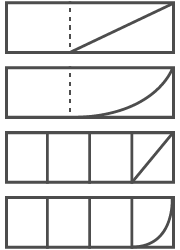
#> input picture Image_Sources/Launchnik_transition_diagrams_fill-in_inactive.png, 180 x 250 px; its folder holds 4 pictures in this run
$ python make-cv-labels.py
#> lines starting #> are read from the running program, lines starting #| are printed output that depends on the picture
#!/usr/bin/env -S uv run --script
# /// script
# requires-python = ">=3.10"
# dependencies = ["pillow"]
# ///
"""Builds the labels of the CV outputs (see "Label" and "CV output" in
CONTEXT.md):

- GUI2D/Labels_Output_56frames.png holds the labels below the launch buttons
  of one scene from 3 to 8, each of which stands for a CV output in clip
  editing, fill-in editing, landing editing, intro editing and outro
  editing. Every launch button has two
  lines: on top the unipolar value on the left and the bipolar value on the
  right, or in the last track the transitions OFF A B C D; below it the
  pattern. The frames are: all unlit, then in yellow, orange, blue, pink and
  turquoise each the patterns lit, the unipolar values lit with each of the five
  transitions, and the bipolar values lit with each of the five transitions.
  The six scenes share it.
- GUI2D/Transition_Diagrams_6frames.png holds the five sets of transition
  diagrams to the right of the scene buttons, one above the other:
  TRANSITION, FILL-IN, LANDING, INTRO and OUTRO, each with its letters A to D
  and its four diagrams. An intro moves like a clip or a fill-in, towards
  the switch point; an outro like a landing, away from it. In the first
  frame all are grey; in the others one set is lit, TRANSITION in yellow,
  FILL-IN in orange, LANDING in blue, INTRO in pink or OUTRO in turquoise,
  with its diagrams in colour.
- GUI2D/Labels_Back.png holds every caption of the back panel, as large as
  the panel: CV OUT and, left of the first track, the names of the CV modes with lines to the
  positions of the switch.

It also copies the CV mode switch into GUI2D.
Front labels are set in Arial Bold like those of tools/make-label-strips.sh,
back ones in Arial. The layout numbers must match GUI2D/device_2D.lua.

Needs uv. Run: tools/make-cv-labels.py
"""
import shutil
from pathlib import Path

from PIL import Image, ImageDraw, ImageFont

ROOT = Path(__file__).resolve().parent.parent
GUI = ROOT / "GUI2D"
SOURCES = ROOT / "Image_Sources"
STOCK = ROOT.parent.parent.parent / "RE2D_Stock_Graphics_1_1"

BOLD = "/System/Library/Fonts/Supplemental/Arial Bold.ttf"
REGULAR = "/System/Library/Fonts/Supplemental/Arial.ttf"

UNLIT = "#4d4d4d"
YELLOW = "#fafe07"
ORANGE = "#fe881c"
BLUE = "#0598fe"
PINK = "#fd3aa9"
TURQUOISE = "#21ffc2"
EDITING_COLOURS = (YELLOW, ORANGE, BLUE, PINK, TURQUOISE)
BACK_TEXT = "#e0e0e0"

# The launch buttons, as in tools/make-label-strips.sh.
TRACK_PITCH = 283
BUTTON_WIDTH = 205
LAUNCH_MARGIN = 25
LAUNCH_WIDTH = 2240

# One frame of the labels of a scene: the values on top, the pattern 32
# pixels below them.
OUTPUT_FRAME_HEIGHT = 75
PATTERN_LINE_TOP = 32
VALUE_SIZE = 32
PATTERN_SIZE = 36

UNIPOLAR = ["0", "16.6", "33.3", "50", "66.6", "83.3", "100"]
BIPOLAR = ["-100", "-66.6", "-33.3", "0", "+33.3", "+66.6", "+100"]
TRANSITIONS = ["OFF", "A", "B", "C", "D"]

# The sets of transition diagrams, within a frame of their film strip: the
# frame's size, and for each set, SET_PITCH pixels apart, where its heading
# and the middle of its letters go, and where its diagram is, with the middle
# of its four boxes DIAGRAM_ROWS pixels below its top. The frame sits at
# 3327, 555 on the front panel (see GUI2D/device_2D.lua).
DIAGRAMS_SIZE = (250, 1690)
SET_PITCH = 345
HEADING_LEFT = 16
HEADING_TOP = 9
LETTER_CENTRE = 29
DIAGRAM_LEFT = 60
DIAGRAM_TOP = 60
DIAGRAM_ROWS = [28, 92, 156, 219]
# Each set: its heading, the colour it is lit in, and its diagrams lit and
# grey.
DIAGRAM_SETS = [
	("TRANSITION", YELLOW, "fill-in"),
	("FILL-IN", ORANGE, "fill-in"),
	("LANDING", BLUE, "landing"),
	("INTRO", PINK, "fill-in"),
	("OUTRO", TURQUOISE, "landing"),
]

# The back panel: the jacks of track 1 start 840 pixels from the left, 300
# apart, the jacks of output A 965 pixels from the top, 240 apart; a jack is
# 80 pixels wide and 90 high. The switches stand 90 pixels left of their
# jacks.
PANEL_SIZE = (3770, 2760)
JACK_LEFT = 840
JACK_TOP = 965
JACK_PITCH = 300
OUTPUT_PITCH = 240
JACK_WIDTH = 80
JACK_HEIGHT = 90
SWITCH_LEFT = JACK_LEFT - 90
TRACK_COUNT = 8
OUTPUT_LETTERS = "ABCDEF"


def font(path, size):
	return ImageFont.truetype(path, size)


def draw_text(draw, xy, text, fill, typeface, anchor):
	draw.text(xy, text, fill=fill, font=typeface, anchor=anchor)


def output_frame(top_colour, bottom_colour, lit):
	"""One frame of a scene's labels. lit is "patterns", ("unipolar", t) or
	("bipolar", t); everything else is unlit."""
#> called with top_colour = '#4d4d4d', bottom_colour = '#4d4d4d'
	image = Image.new("RGBA", (LAUNCH_WIDTH, OUTPUT_FRAME_HEIGHT))
#> image: PIL image 2240x75 RGBA; every value is 0
	draw = ImageDraw.Draw(image)
	values = font(BOLD, VALUE_SIZE)
	patterns = font(BOLD, PATTERN_SIZE)
	kind, transition = lit if isinstance(lit, tuple) else (lit, None)
	for track in range(8):
		left = LAUNCH_MARGIN + TRACK_PITCH * track
		centre = left + BUTTON_WIDTH // 2
		if track < 7:
			draw_text(draw, (left, 0), UNIPOLAR[track], top_colour if kind == "unipolar" else UNLIT, values, "la")
			draw_text(draw, (left + BUTTON_WIDTH, 0), BIPOLAR[track], top_colour if kind == "bipolar" else UNLIT, values, "ra")
		else:
			# OFF A B C D, centred as a whole, the chosen transition lit.
			space = draw.textlength(" ", font=values)
			widths = [draw.textlength(word, font=values) for word in TRANSITIONS]
			x = centre - (sum(widths) + space * (len(TRANSITIONS) - 1)) / 2
			for index, word in enumerate(TRANSITIONS):
				colour = top_colour if transition == index else UNLIT
				draw_text(draw, (x, 0), word, colour, values, "la")
				x += widths[index] + space
		draw_text(draw, (centre, PATTERN_LINE_TOP), f"PATTERN {track + 1}", bottom_colour if kind == "patterns" else UNLIT, patterns, "ma")
#> this loop made 8 passes
#> (space, widths) on pass 8: (10.17, [62, 21.89, 21.95, 22.34, 24.64])
	return image


def make_output_labels():
	frames = [output_frame(UNLIT, UNLIT, None)]
	for colour in EDITING_COLOURS:
		frames.append(output_frame(colour, colour, "patterns"))
		for kind in ("unipolar", "bipolar"):
			for transition in range(len(TRANSITIONS)):
				frames.append(output_frame(colour, colour, (kind, transition)))
#> after the loop, frames = 56 items
	strip = Image.new("RGBA", (LAUNCH_WIDTH, OUTPUT_FRAME_HEIGHT * len(frames)))
#> strip: PIL image 2240x4200 RGBA; every value is 0
	for index, frame in enumerate(frames):
		strip.paste(frame, (0, OUTPUT_FRAME_HEIGHT * index))
#> this loop made 56 passes
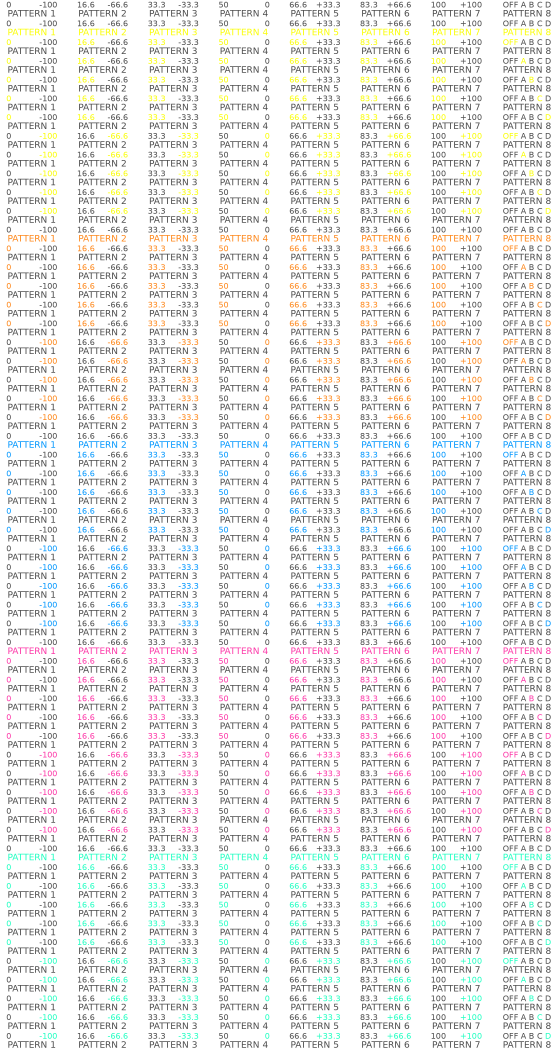
#> strip: PIL image 2240x4200 RGBA (shown at 1/4 size); mean R, G, B, A 14.4, 14.8, 13.5, 30.7; transparent parts drawn white
	target = GUI / f"Labels_Output_{len(frames)}frames.png"
	strip.save(target)
	print(f"Wrote {target.relative_to(ROOT)}")
#| Wrote GUI2D/Labels_Output_56frames.png


def make_transition_diagrams():
	typeface = font(BOLD, PATTERN_SIZE)
	width, height = DIAGRAMS_SIZE
	# HEADING_TOP is where the capitals of a heading begin.
	cap_top = typeface.getbbox("T", anchor="ls")[1]
	diagrams = {
		(kind, active): Image.open(SOURCES / f"Launchnik_transition_diagrams_{kind}_{'active' if active else 'inactive'}.png").convert("RGBA")
		for kind in ("fill-in", "landing") for active in (False, True)
	}
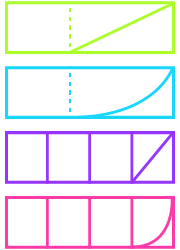
#> input picture Image_Sources/Launchnik_transition_diagrams_fill-in_active.png, 180 x 250 px
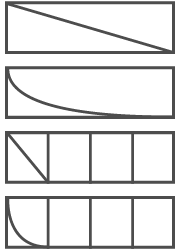
#> input picture Image_Sources/Launchnik_transition_diagrams_landing_inactive.png, 180 x 250 px
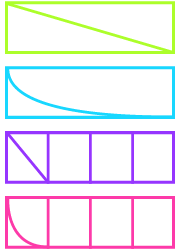
#> input picture Image_Sources/Launchnik_transition_diagrams_landing_active.png, 180 x 250 px
#> diagrams = 4 items
	strip = Image.new("RGBA", (width, height * (1 + len(DIAGRAM_SETS))))
#> strip: PIL image 250x10140 RGBA; every value is 0
	draw = ImageDraw.Draw(strip)
	for frame in range(1 + len(DIAGRAM_SETS)):
		for index, (heading, colour, kind) in enumerate(DIAGRAM_SETS):
			lit = frame == index + 1
			top = height * frame + SET_PITCH * index
			colour = colour if lit else UNLIT
			draw_text(draw, (HEADING_LEFT, top + HEADING_TOP - cap_top), heading, colour, typeface, "ls")
			for letter, row in zip("ABCD", DIAGRAM_ROWS):
				draw_text(draw, (LETTER_CENTRE, top + DIAGRAM_TOP + row), letter, colour, typeface, "mm")
			strip.alpha_composite(diagrams[(kind, lit)], (DIAGRAM_LEFT, top + DIAGRAM_TOP))
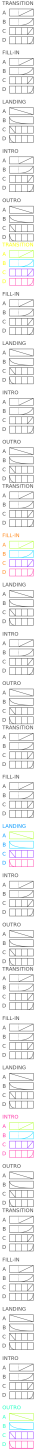
#> strip: PIL image 250x10140 RGBA (shown at 1/7 size); mean R, G, B, A 11.9, 11.8, 12.3, 28; transparent parts drawn white
	target = GUI / f"Transition_Diagrams_{1 + len(DIAGRAM_SETS)}frames.png"
	strip.save(target)
	print(f"Wrote {target.relative_to(ROOT)}")


def make_back_labels():
	panel = Image.new("RGBA", PANEL_SIZE)
#> panel: PIL image 3770x2760 RGBA; every value is 0
	draw = ImageDraw.Draw(panel)
	jack_centre = lambda track: JACK_LEFT + JACK_WIDTH // 2 + JACK_PITCH * track
	row_centre = lambda output: JACK_TOP + JACK_HEIGHT // 2 + OUTPUT_PITCH * output

	# CV OUT centred over the jacks. The track names below it, and the names
	# of the CV outputs, are text widgets (see GUI2D/device_2D.lua).
	heading = font(REGULAR, 68)
	middle = (jack_centre(0) + jack_centre(TRACK_COUNT - 1)) // 2
	draw_text(draw, (middle, JACK_TOP - 251 - heading.getbbox("C", anchor="la")[1]), "CV OUT", BACK_TEXT, heading, "ma")

	# Left of the first track, the names of the CV modes, each pointing with a
	# line to its position of the switch. The lines' image has a margin of 16
	# pixels; its lines end 95 pixels from its left edge, at the switch, and
	# start at different places. The names are aligned on the left, as far
	# left as keeps each at least 8 pixels from the start of its line.
#> (the run stopped early here; a loop or call above may not have finished)
